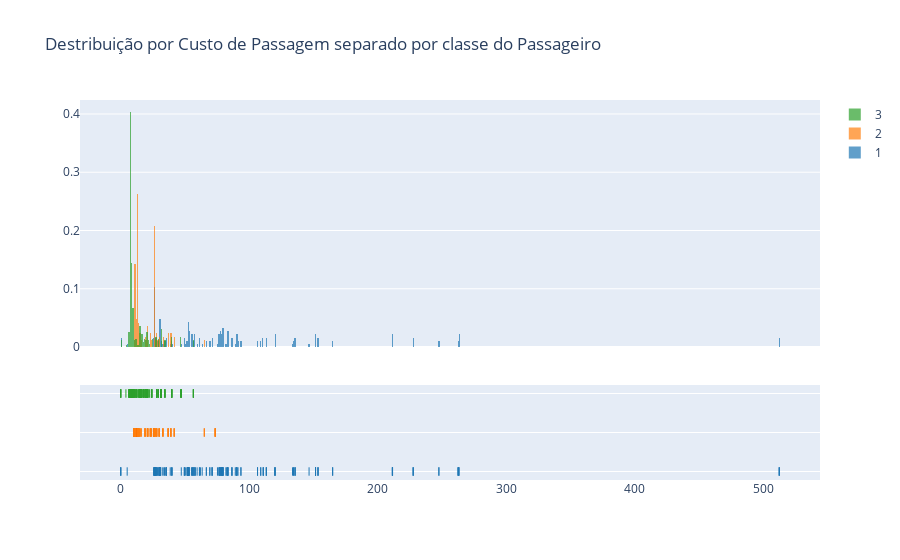

The cell this chart's notebook holds for it:
### Code cell
a = df[df['Pclass']==1]['Fare']
b = df[df['Pclass']==2]['Fare']
c = df[df['Pclass']==3]['Fare']
hist_data=[a,b,c]
group_labels=['1','2','3']

fig2 = ff.create_distplot(hist_data,group_labels,bin_size=
[1,1,1],show_curve=False)
fig2.update_layout(title_text='Destribuição por Custo de Passagem separado por classe do Passageiro')

fig2.show()

### Figure 1 — Plotly figure (JSON) as saved in the notebook; plotly's stock layout.template omitted (floating-point values rounded to 4 significant figures; data arrays with more than 128 entries replaced by an {"elided": "..."} marker saying what was removed)
{"data": [{"autobinx": false, "histnorm": "probability density", "legendgroup": "1", "marker": {"color": "rgb(31, 119, 180)"}, "name": "1", "opacity": 0.7, "type": "histogram", "x": {"elided": "184 float values"}, "xaxis": "x", "xbins": {"end": 512.3, "size": 1, "start": 0}, "yaxis": "y"}, {"autobinx": false, "histnorm": "probability density", "legendgroup": "2", "marker": {"color": "rgb(255, 127, 14)"}, "name": "2", "opacity": 0.7, "type": "histogram", "x": {"elided": "173 float values"}, "xaxis": "x", "xbins": {"end": 73.5, "size": 1, "start": 10.5}, "yaxis": "y"}, {"autobinx": false, "histnorm": "probability density", "legendgroup": "3", "marker": {"color": "rgb(44, 160, 44)"}, "name": "3", "opacity": 0.7, "type": "histogram", "x": {"elided": "355 float values"}, "xaxis": "x", "xbins": {"end": 56.5, "size": 1, "start": 0}, "yaxis": "y"}, {"legendgroup": "1", "marker": {"color": "rgb(31, 119, 180)", "symbol": "line-ns-open"}, "mode": "markers", "name": "1", "showlegend": false, "type": "scatter", "x": {"elided": "184 float values"}, "xaxis": "x", "y": {"elided": "184 str values"}, "yaxis": "y2"}, {"legendgroup": "2", "marker": {"color": "rgb(255, 127, 14)", "symbol": "line-ns-open"}, "mode": "markers", "name": "2", "showlegend": false, "type": "scatter", "x": {"elided": "173 float values"}, "xaxis": "x", "y": {"elided": "173 str values"}, "yaxis": "y2"}, {"legendgroup": "3", "marker": {"color": "rgb(44, 160, 44)", "symbol": "line-ns-open"}, "mode": "markers", "name": "3", "showlegend": false, "type": "scatter", "x": {"elided": "355 float values"}, "xaxis": "x", "y": {"elided": "355 str values"}, "yaxis": "y2"}], "layout": {"barmode": "overlay", "hovermode": "closest", "legend": {"traceorder": "reversed"}, "title": {"text": "Destribuição por Custo de Passagem separado por classe do Passageiro"}, "xaxis": {"anchor": "y2", "domain": [0, 1], "zeroline": false}, "yaxis": {"anchor": "free", "domain": [0.35, 1], "position": 0}, "yaxis2": {"anchor": "x", "domain": [0, 0.25], "dtick": 1, "showticklabels": false}}}
